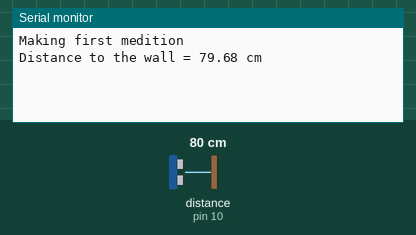
Simulated run of this sketch. Board: Arduino Uno, built with avr-gcc and run on an emulated ATmega328P. On the bench: the last lines printed to the serial monitor. Wiring (inferred from the names in the program): ultrasonic range finder: trigger pin 9; echo pin 10. The test bench sets the inputs (shaded band); at power-on: distance to the obstacle (sensor on pin 10) 80 cm. The echo pulse lasts 58.3 µs per cm.

Above: at 1.7 s.
1.8 s: distance to the obstacle (sensor on pin 10) set to 2 cm
At 3.0 s:
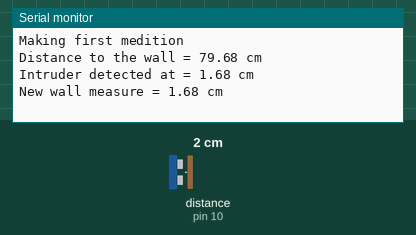
3.5 s: distance to the obstacle (sensor on pin 10) set to 9 cm
At 4.3 s:
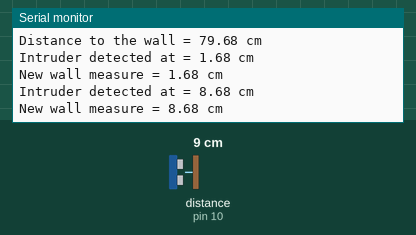

Measured:
- after the input at 1.8 s, the serial monitor: prints a new line after 0.22 s (image 1)
- after the input at 3.5 s, the serial monitor: prints a new line at once (image 2)

The sketch:

Ultrasonic_Sensor_HC-SR04.ino
```cpp
const int triggerPin = 9;
const int echoPin = 10;
float pulse_width, distance;
float wall;
float range = 5.0;

void setup() {
  Serial.println("Starting the sensor");
  pinMode(triggerPin, OUTPUT);
  pinMode(echoPin, INPUT);
  Serial.begin(9600);
  digitalWrite(triggerPin, LOW);
  delayMicroseconds(2);

  Serial.println("Making first medition");
  // Distance to the wall
  digitalWrite(triggerPin, HIGH);
  delayMicroseconds(10);
  digitalWrite(triggerPin, LOW);
  pulse_width = pulseIn(echoPin, HIGH);
  wall = (pulse_width*.0343)/2; //measure in cm, divided by 2 cause sounds goes and comes back
  Serial.print("Distance to the wall = ");
  Serial.print(wall);
  Serial.println(" cm");
  delay(500);
}

void loop() {
  // put your main code here, to run repeatedly:
  digitalWrite(triggerPin, HIGH);
  delayMicroseconds(10);
  digitalWrite(triggerPin, LOW);
  pulse_width = pulseIn(echoPin, HIGH);
  distance = (pulse_width*.0343)/2; //measure in cm, divided by 2 cause sounds goes and comes back
  if (distance > (wall+range) || distance < (wall-range)){
    Serial.print("Intruder detected at = ");
    Serial.print(distance);
    Serial.println(" cm");
    wall = distance;
    Serial.print("New wall measure = "); // Update the wall measure
    Serial.print(wall);
    Serial.println(" cm");
  }

  delay(500);
}
```
